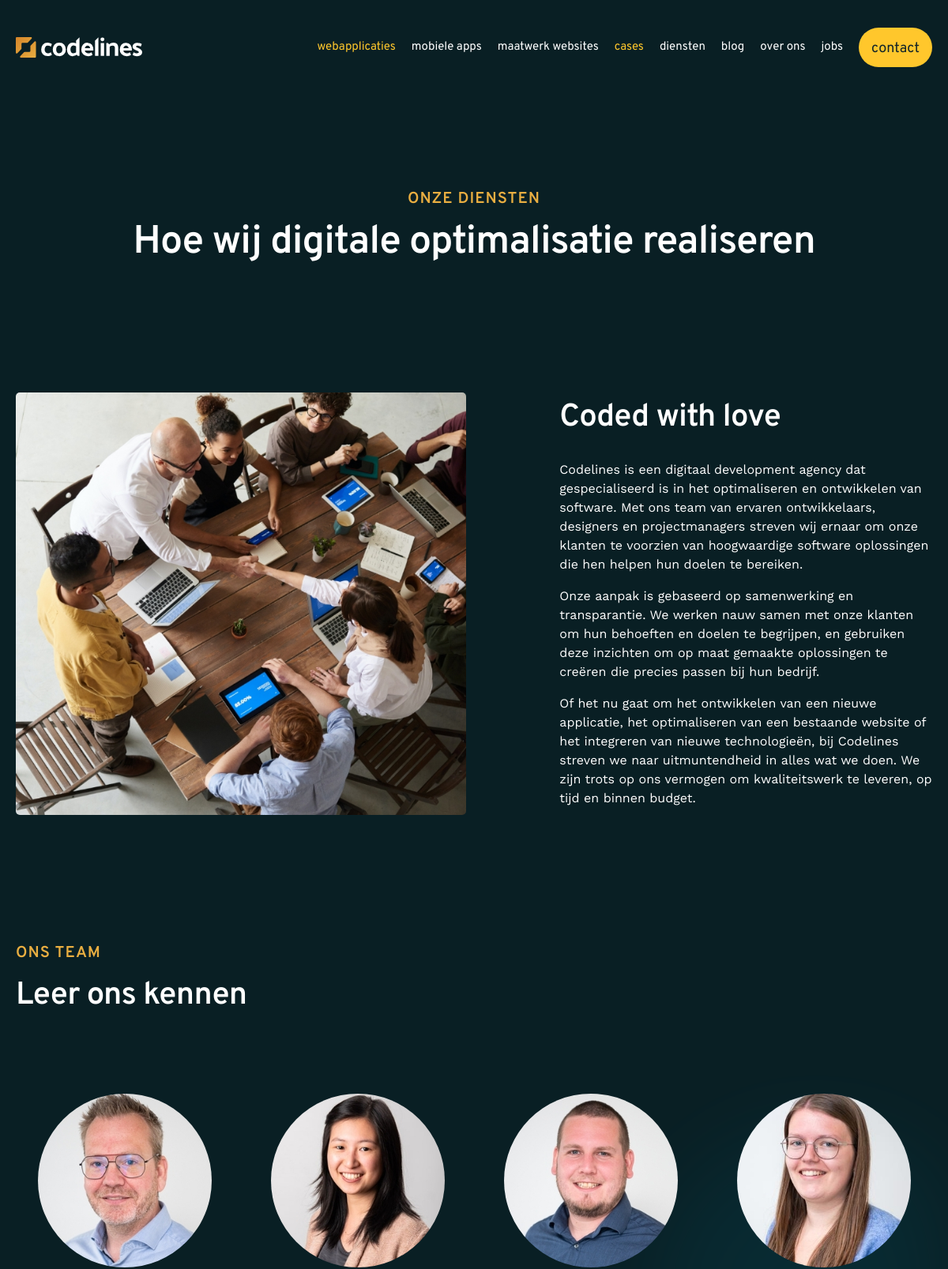
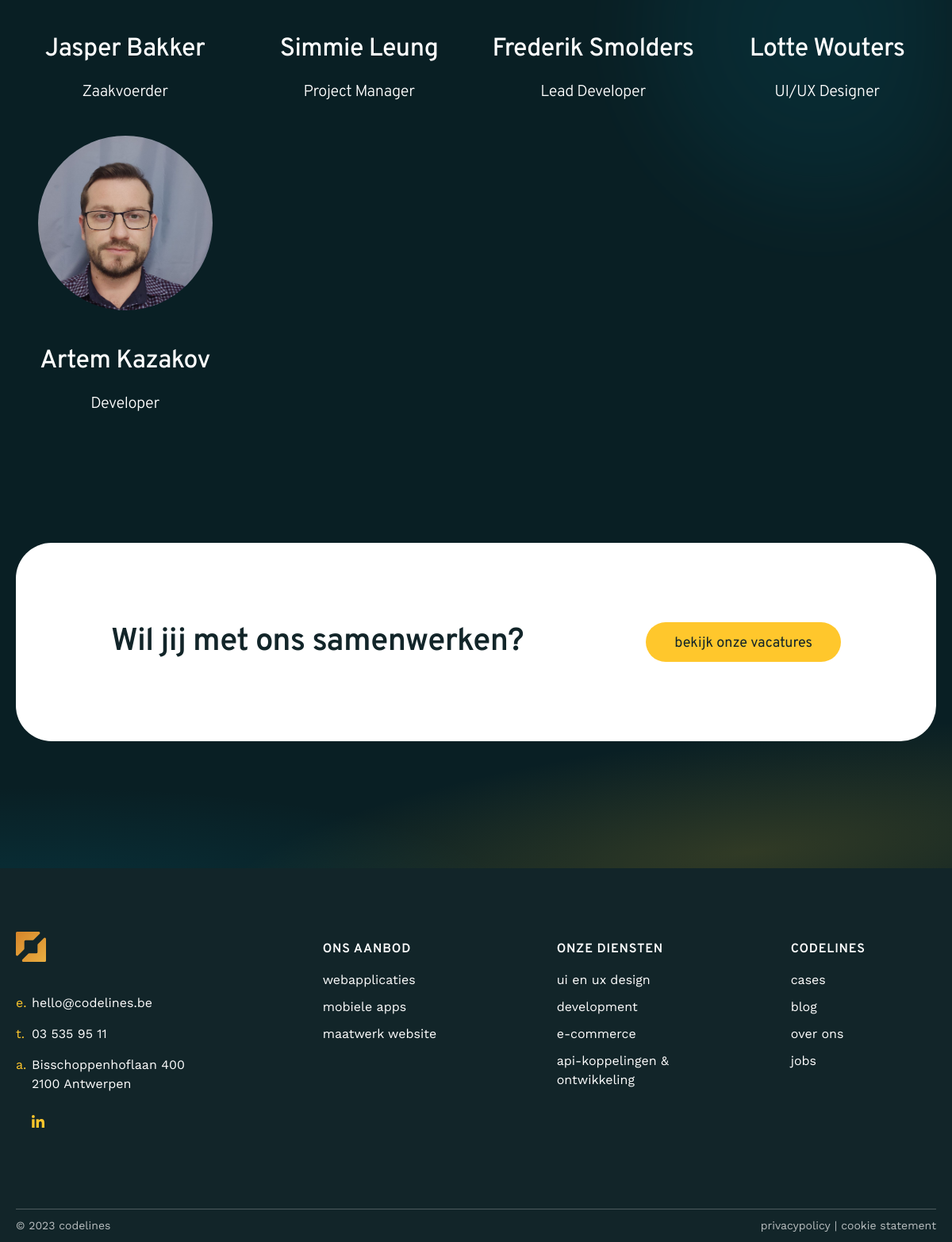
The app's page /over-ons/ with its own data (2 pictures, top to bottom).
### apps/website/models.py (models this page shows, shortened)
class Employee(models.Model):
    first_name = models.CharField(max_length=100)
    last_name = models.CharField(max_length=100)
    role = models.ForeignKey(
        Role, on_delete=models.SET_DEFAULT, related_name="employees", default="member"
    )
    foto = models.ImageField(upload_to=team_foto_file_path)

class Role(models.Model):
    name = models.CharField(max_length=100)
    def __str__(self):
        return self.name

### apps/website/views.py (the view)
# urls.py: path("over-ons/", OverOnsView.as_view(), name="over-ons"),
class OverOnsView(generic.ListView):
    model = Employee
    template_name = "website/over-ons.html"
    context_object_name = "employee_list"
    queryset = Employee.objects.all().select_related("role")

### templates/website/over-ons.html (shortened to what this page needs)
{% extends "base.html" %}
{% block content %}
    <section class="header-page-title-only">
                <div class="container">
                    <div class="header-page-title-only__inner --text-center">
                        <h2 class="subtitle">Onze diensten</h2>
                        <h1>Hoe wij digitale optimalisatie realiseren</h1>
                    </div>
                </div>
            </section>
            <section class="content-element ce-img-content --ce-img-left">
                <div class="ce__inner container --grid">
                    <div class="ce__img" data-aos="fade-up" data-aos-duration="500">
                        <img src="/config/static/images/over-ons-img.jpg" alt="">
                    </div>
                    <div class="ce__content" data-aos="fade-up" data-aos-duration="500">
                        <div class="ce__title">
                            <h2>Coded with love</h2>
                        </div>
                        <div class="ce__desc --content">
                            <p>Codelines is een digitaal development agency dat gespecialiseerd is in het optimaliseren en ontwikkelen van software. Met ons team van ervaren ontwikkelaars, designers en projectmanagers streven wij ernaar om onze klanten te voorzien van hoogwaardige software oplossingen die hen helpen hun doelen te bereiken.</p>
                            <p>Onze aanpak is gebaseerd op samenwerking en transparantie. We werken nauw samen met onze klanten om hun behoeften en doelen te begrijpen, en gebruiken deze inzichten om op maat gemaakte oplossingen te creëren die precies passen bij hun bedrijf.</p>
                            <p>Of het nu gaat om het ontwikkelen van een nieuwe applicatie, het optimaliseren van een bestaande website of het integreren van nieuwe technologieën, bij Codelines streven we naar uitmuntendheid in alles wat we doen. We zijn trots op ons vermogen om kwaliteitswerk te leveren, op tijd en binnen budget.</p>
                        </div>
                    </div>
                </div>
            </section>
            <section class="team bg-ellipse8">
                <div class="container">
                    <div class="team__header">
                        <h3 class="subtitle" data-aos="fade-up" data-aos-duration="500">Ons team</h3>
                        <h2 data-aos="fade-up" data-aos-duration="500">Leer ons kennen</h2>
                    </div>
                    <div class="team__list">
                        {% for employee in employee_list %}
                            <div class="team__member" data-aos="fade-up" data-aos-duration="500" data-aos-delay="300">
                                <div class="team__member-img">
                                    <img src="{{ employee.foto.url }}">
                                </div>
                                <div class="team__member-info">
                                    <div class="team__member-name like-h3">{{ employee.first_name }} {{ employee.last_name }}</div>
                                    <div class="team__member-position">{{ employee.role }}</div>
                                </div>
                            </div>
                        {% endfor %}
                    </div>
                </div>
            </section>
            <section class="cta bg-bottom" data-aos="fade-up" data-aos-duration="500">
                <div class="container">
                    <div class="cta__inner">
                        <div class="cta__title">
                            <h2>Wil jij met ons samenwerken?</h2>
                        </div>
                        <a href="{% url 'website:job-list' %}" class="btn --btn-yellow">bekijk onze vacatures</a>
                    </div>
                </div>
            </section>
{% endblock %}

### templates/base.html (shortened to what this page needs)
<!DOCTYPE html>
<html lang="en">
    <head>
        {% include "includes/head.html" %}
    </head>
        <body>
            <div class= "wrapper {% block page_wrapper %}{% endblock %}">
                <header id="header-menu">
                    {% include "includes/header-menu.html" %}
                </header>
                <main>
                    {% block content %}{% endblock %}
                </main>
                <footer id="footer-page">
                    {% include "includes/footer.html" %}
                </footer>
            </div>
        </body>
</html>

### templates/includes/head.html (shortened to what this page needs)
<link rel="stylesheet" type="text/css" href="/config/static/assets/css/main.css" />

### templates/includes/header-menu.html (shortened to what this page needs)
<div class="container">
    <div class="logo"><a href="{% url 'website:home' %}" aria-label="Codelines"><img src="/config/static/assets/images/Codelines.svg" alt=""></a></div>
    <nav class="header-nav">
        <ul class="main-menu --left">
            <li class="active"><a href="{% url 'website:web_application' %}">webapplicaties</a></li>
            <li><a href="{% url 'website:mobile-apps' %}">mobiele apps</a></li>
            <li><a href="{% url 'website:custom_website' %}">maatwerk websites</a></li>
        </ul>
        <ul class="main-menu --right">
            <li class="active"><a href="{% url 'website:case-list' %}">cases</a></li>
            <li><a href="{% url 'website:service-list' %}">diensten</a></li>
            <li><a href="{% url 'website:post-list' %}">blog</a></li>
            <li><a href="{% url 'website:over-ons' %}">over ons</a></li>
            <li><a href="{% url 'website:job-list' %}">jobs</a></li>
        </ul>
        <a href="{% url 'website:contact_page' %}" class="header-nav__btn btn --btn-yellow">contact</a>
    </nav>
</div>

### templates/includes/pagination.html (shortened to what this page needs)
{% load query_transform %}

### templates/includes/footer.html
<div class="container">
    <div class="footer__top">
        <div class="footer__row">
            <div class="footer__col --contact">
                <div class="footer__logo">
                    <img src="/config/static/assets/images/f-logo.svg" alt="codelines">
                </div>
                <div class="footer__contact contact-info">
                    <div class="contact-info__row">
                        <span>e.</span>
                        <a href="mailto:hello@codelines.be">hello@codelines.be</a>
                    </div>
                    <div class="contact-info__row">
                        <span>t.</span>
                        <a href="tel:+3235359511">03 535 95 11</a>
                    </div>
                    <div class="contact-info__row">
                        <span>a.</span>
                        <address>Bisschoppenhoflaan 400 <br>2100 Antwerpen</address>
                    </div>
                    <div class="contact-info__soc">
                        <a href="https://be.linkedin.com/company/codelines-antwerpen?trk=similar-pages" target="_blank" rel="noopener noreferrer" aria-label="linkedin">
                            <img src="/config/static/assets/images/soc-linkedin.svg" alt="">
                        </a>
                    </div>
                </div>
            </div>
            <div class="footer__col --menu">
                <h5 class="like-h6">Ons aanbod</h5>
                <ul>
                    <li><a href="{% url 'website:web_application' %}">webapplicaties</a></li>
                    <li><a href="{% url 'website:mobile-apps' %}">mobiele apps</a></li>
                    <li><a href="{% url 'website:custom_website' %}">maatwerk website</a></li>
                </ul>
            </div>
            <div class="footer__col --menu">
                <h5 class="like-h6">Onze diensten</h5>
                <ul>
                    <li><a href="{% url 'website:service-list' %}">ui en ux design</a></li>
                    <li><a href="{% url 'website:service-list' %}">development</a></li>
                    <li><a href="{% url 'website:service-list' %}">e-commerce</a></li>
                    <li><a href="{% url 'website:service-list' %}">api-koppelingen & ontwikkeling</a></li>
                </ul>
            </div>
            <div class="footer__col --menu">
                <h5 class="like-h6">Codelines</h5>
                <ul>
                    <li><a href="{% url 'website:case-list' %}">cases</a></li>
                    <li><a href="{% url 'website:post-list' %}">blog</a></li>
                    <li><a href="{% url 'website:over-ons' %}">over ons</a></li>
                    <li><a href="{% url 'website:job-list' %}">jobs</a></li>
                </ul>
            </div>
        </div>
    </div>
    <div class="footer__bottom">
        <div>© 2023 codelines</div>
        <ul>
            <li><a href="{% url 'website:cookie' %}">privacypolicy</a></li>
            <li><a href="{% url 'website:cookie' %}">cookie statement</a></li>
        </ul>
    </div>
</div>

### records on screen
Employee: foto (picture), first_name "Jasper", last_name "Bakker", role "Zaakvoerder"
Employee: foto (picture), first_name "Simmie", last_name "Leung", role "Project Manager"
Employee: foto (picture), first_name "Frederik", last_name "Smolders", role "Lead Developer"
Employee: foto (picture), first_name "Lotte", last_name "Wouters", role "UI/UX Designer"
Employee: foto (picture), first_name "Artem", last_name "Kazakov", role "Developer"
